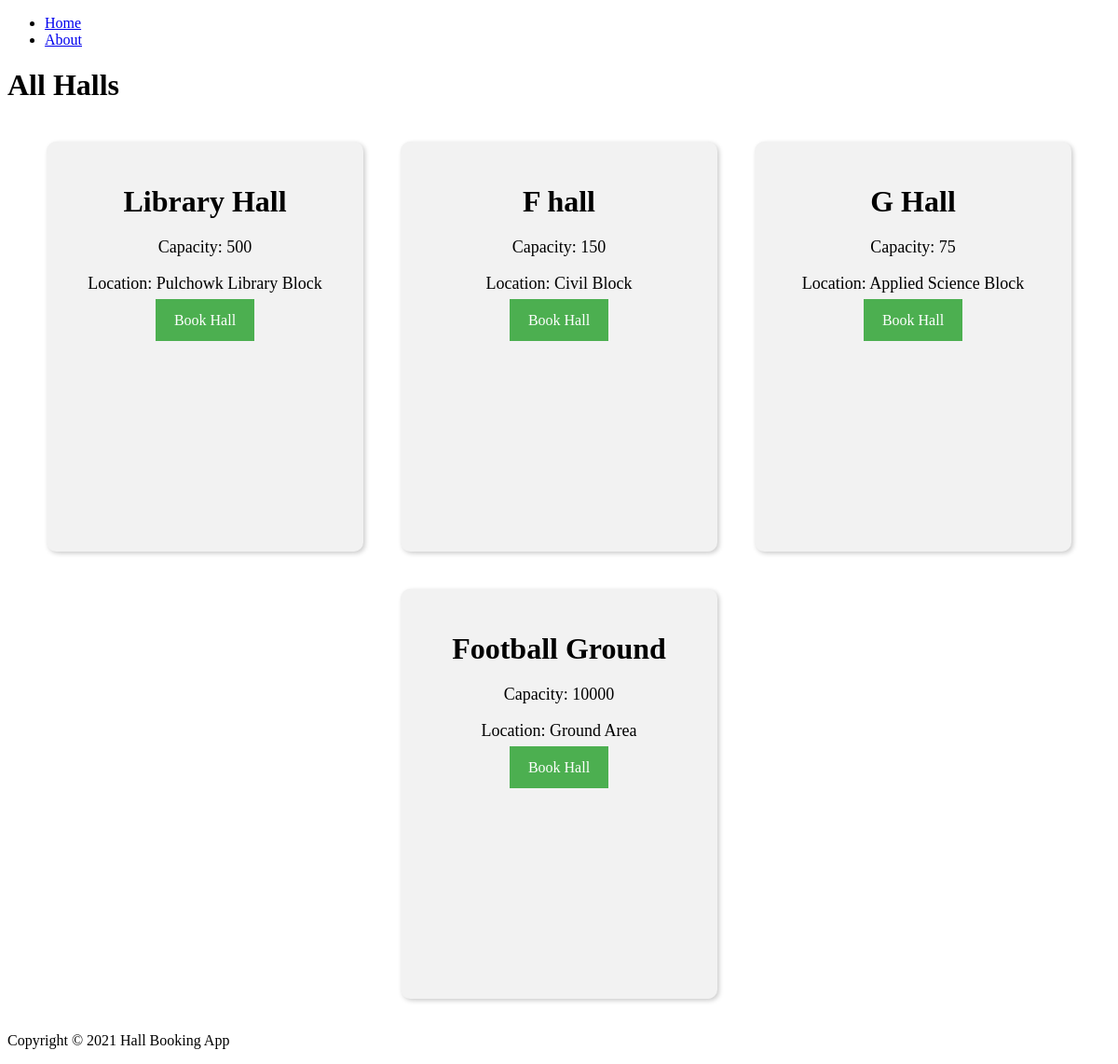
The page / on the database its author committed.
### HallRecords/models.py (models this page shows, shortened)
class Hall(models.Model):
    hallName = models.CharField(max_length=255)
    capacity = models.IntegerField()
    location = models.CharField(max_length=255)

### HallRecords/views.py (the view)
# urls.py: path('', record_home, name='record_home'),
def record_home(request):
    context = {
        'Halls':Hall.objects.all()
    }
    return render(request,"HallRecords/home.html",context)

### HallRecords/templates/HallRecords/home.html (shortened to what this page needs)
{% load static %}
{% block content %}
<!DOCTYPE html>
<html lang="en">
<head>
    <link rel="stylesheet" href="{% static 'css/hall-listing.css' %}">
</head>
<body>
    <header>
        <nav>
            <ul>
                <li><a href="{% url 'record_home' %}">Home</a></li>
                <li><a href="{% url 'book_hall' %}">About</a></li>
            </ul>
        </nav>
    </header>
    <h1>All Halls</h1>
    <div class="hall-container">
        {% for hall in Halls %}
            <div class="hall-card">
                <div class="hall-name">
                    <h2>{{ hall.hallName }}</h2>
                </div>
                <div class="hall-info">
                    <p>Capacity: {{ hall.capacity }}</p>
                    <p>Location: {{ hall.location }}</p>
                </div>
                <div class="book-button">
                    <a href="{% url 'book_hall' %}" class="btn">Book Hall</a>
                </div>
            </div>
        {% endfor %}
    </div>
    <footer>
        <p>Copyright © 2021 Hall Booking App</p>
    </footer>
</body>
</html>
{% endblock content %}

### static/css/hall-listing.css (style rules this page uses)
.hall-container { display: flex; flex-wrap: wrap; justify-content: center; }
.hall-card { width: 300px; height: 400px; margin: 20px; background-color: #f2f2f2; border-radius: 10px; box-shadow: 2px 2px 5px #ccc; padding: 20px; text-align: center; }
.hall-name h2 { font-size: 32px; margin-bottom: 20px; }
.hall-info p { font-size: 18px; margin-bottom: 10px; }
.book-button { margin-top: 20px; }
.book-button .btn { background-color: #4CAF50; color: white; padding: 14px 20px; margin: 8px 0; border: none; cursor: pointer; width: 100%; text-align: center; text-decoration: none; }

### rows shown on the page
Hall: hallName "Library Hall", capacity "500", location "Pulchowk Library Block"
Hall: hallName "F hall", capacity "150", location "Civil Block"
Hall: hallName "G Hall", capacity "75", location "Applied Science Block"
Hall: hallName "Football Ground", capacity "10000", location "Ground Area"
